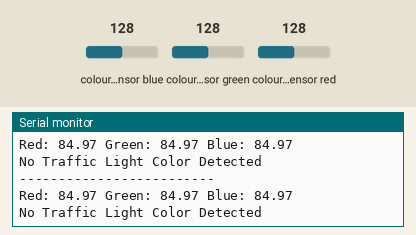
Simulated run of this sketch. Board: Arduino Uno, built with avr-gcc and run on an emulated ATmega328P. On the bench: the last lines printed to the serial monitor. The test bench sets the inputs (shaded band); at power-on: colour sensor blue 128, colour sensor green 128, colour sensor red 128. The audio player accepts every command and is not drawn.

Above: at 1.7 s.
1.8 s: colour sensor blue set to 5
At 1.8 s:
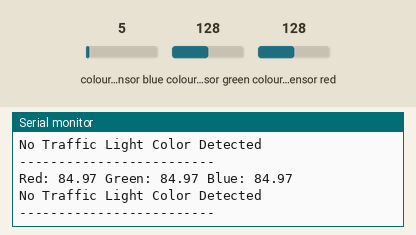
5.3 s: colour sensor green set to 5
At 6.8 s:
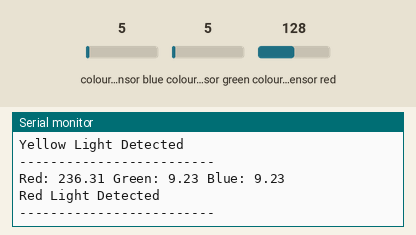
8.5 s: colour sensor green set to 191
At 9.7 s:
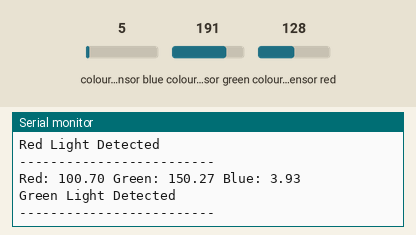
11.8 s: colour sensor red set to 5
At 13.1 s:
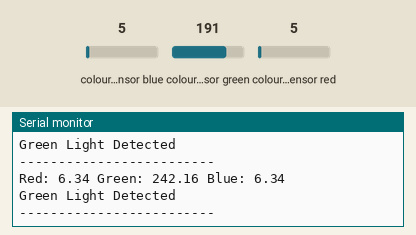
Timing chart, 0 to 14.3 s (numbered marks = the images above; inputs shaded):
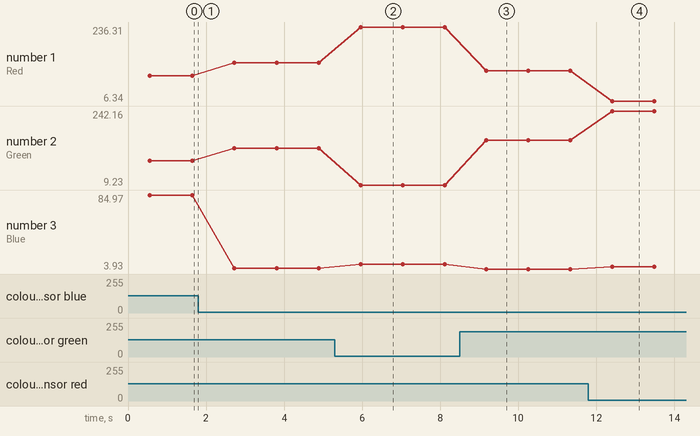

Measured:
- after the input at 5.3 s, the serial monitor: prints a new line after 0.66 s (image 2)
- after the input at 8.5 s, the serial monitor: prints a new line after 0.68 s (image 3)
- after the input at 11.8 s, the serial monitor: prints a new line after 0.61 s (image 4)
- plotted number 1: 84.97 → 125 after the input at 1.8 s, 125 → 236.31 after the input at 5.3 s, 236.31 → 100.7 after the input at 8.5 s, 100.7 → 6.34 after the input at 11.8 s
- plotted number 2: 84.97 → 125 after the input at 1.8 s, 125 → 9.23 after the input at 5.3 s, 9.23 → 150.27 after the input at 8.5 s, 150.27 → 242.16 after the input at 11.8 s
- plotted number 3: 84.97 → 4.88 after the input at 1.8 s, 4.88 → 9.23 after the input at 5.3 s, 9.23 → 3.93 after the input at 8.5 s, 3.93 → 6.34 after the input at 11.8 s

The sketch:

Traffic_Light_Recognition.ino
```cpp
#include <Wire.h>
#include "Adafruit_TCS34725.h"
#include <SoftwareSerial.h>
#include <DFRobotDFPlayerMini.h>

Adafruit_TCS34725 tcs = Adafruit_TCS34725(TCS34725_INTEGRATIONTIME_600MS, TCS34725_GAIN_1X);
SoftwareSerial mySerial(10, 11);
DFRobotDFPlayerMini mp3;

int lastPlayed = 0;

void setup() {
  Serial.begin(9600);
  mySerial.begin(9600);

  if (!tcs.begin()) {
    Serial.println("Sensor not found! Check wiring.");
    while (1);
  }
  Serial.println("RGB Sensor Connected!");

  if (!mp3.begin(mySerial)) {
    Serial.println("DFPlayer Mini not found! Check wiring.");
    while (1);
  }
  Serial.println("MP3 Module Connected!");
  mp3.volume(30);
}

void loop() {
  uint16_t red, green, blue, clear;
  tcs.getRawData(&red, &green, &blue, &clear);

  float r = (clear > 0) ? ((float)red / clear * 255.0) : 0;
  float g = (clear > 0) ? ((float)green / clear * 255.0) : 0;
  float b = (clear > 0) ? ((float)blue / clear * 255.0) : 0;

  Serial.print("Red: "); Serial.print(r);
  Serial.print(" Green: "); Serial.print(g);
  Serial.print(" Blue: "); Serial.println(b);

  if (r > 120 && r > g * 1.3 && r > b * 1.3) {
    Serial.println("Red Light Detected");
    if (lastPlayed != 1) {
      mp3.play(1);
      lastPlayed = 1;
    }
  } else if (g > 120 && g > r * 1.3 && g > b * 1.3) {
    Serial.println("Green Light Detected");
    if (lastPlayed != 2) {
      mp3.play(2);
      lastPlayed = 2;
    }
  } else if (r > 100 && g > 100 && r > b * 1.2 && g > b * 1.2) {
    Serial.println("Yellow Light Detected");
    if (lastPlayed != 3) {
      mp3.play(3);
      lastPlayed = 3;
    }
  } else {
    Serial.println("No Traffic Light Color Detected");
    lastPlayed = 0;
  }

  Serial.println("-------------------------");
  delay(1000);
}
```
